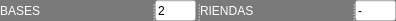
              <widget class="QSplitter" name="splitter">
               <property name="styleSheet">
                <string notr="true">background-color: rgb(122, 122, 122);</string>
               </property>
               <property name="orientation">
                <enum>Qt::Horizontal</enum>
               </property>
               <widget class="QLabel" name="label_7">
                <property name="minimumSize">
                 <size>
                  <width>151</width>
                  <height>21</height>
                 </size>
                </property>
                <property name="maximumSize">
                 <size>
                  <width>151</width>
                  <height>16777215</height>
                 </size>
                </property>
                <property name="styleSheet">
                 <string notr="true">color: rgb(255, 255, 255);
font: 75 italic 8pt &quot;Arial&quot;;</string>
                </property>
                <property name="text">
                 <string>BASES</string>
                </property>
               </widget>
               <widget class="QLineEdit" name="bases_tractor">
                <property name="minimumSize">
                 <size>
                  <width>41</width>
                  <height>21</height>
                 </size>
                </property>
                <property name="maximumSize">
                 <size>
                  <width>41</width>
                  <height>21</height>
                 </size>
                </property>
                <property name="styleSheet">
                 <string notr="true">background-color: rgb(255, 255, 255);</string>
                </property>
                <property name="text">
                 <string>2</string>
                </property>
               </widget>
               <widget class="QLabel" name="label_18">
                <property name="minimumSize">
                 <size>
                  <width>151</width>
                  <height>21</height>
                 </size>
                </property>
                <property name="maximumSize">
                 <size>
                  <width>151</width>
                  <height>16777215</height>
                 </size>
                </property>
                <property name="styleSheet">
                 <string notr="true">color: rgb(255, 255, 255);
font: 75 italic 8pt &quot;Arial&quot;;</string>
                </property>
                <property name="text">
                 <string>RIENDAS</string>
                </property>
               </widget>
               <widget class="QLineEdit" name="riendas">
                <property name="minimumSize">
                 <size>
                  <width>41</width>
                  <height>21</height>
                 </size>
                </property>
                <property name="maximumSize">
                 <size>
                  <width>41</width>
                  <height>21</height>
                 </size>
                </property>
                <property name="styleSheet">
                 <string notr="true">background-color: rgb(255, 255, 255);</string>
                </property>
                <property name="text">
                 <string>-</string>
                </property>
               </widget>
              </widget>
